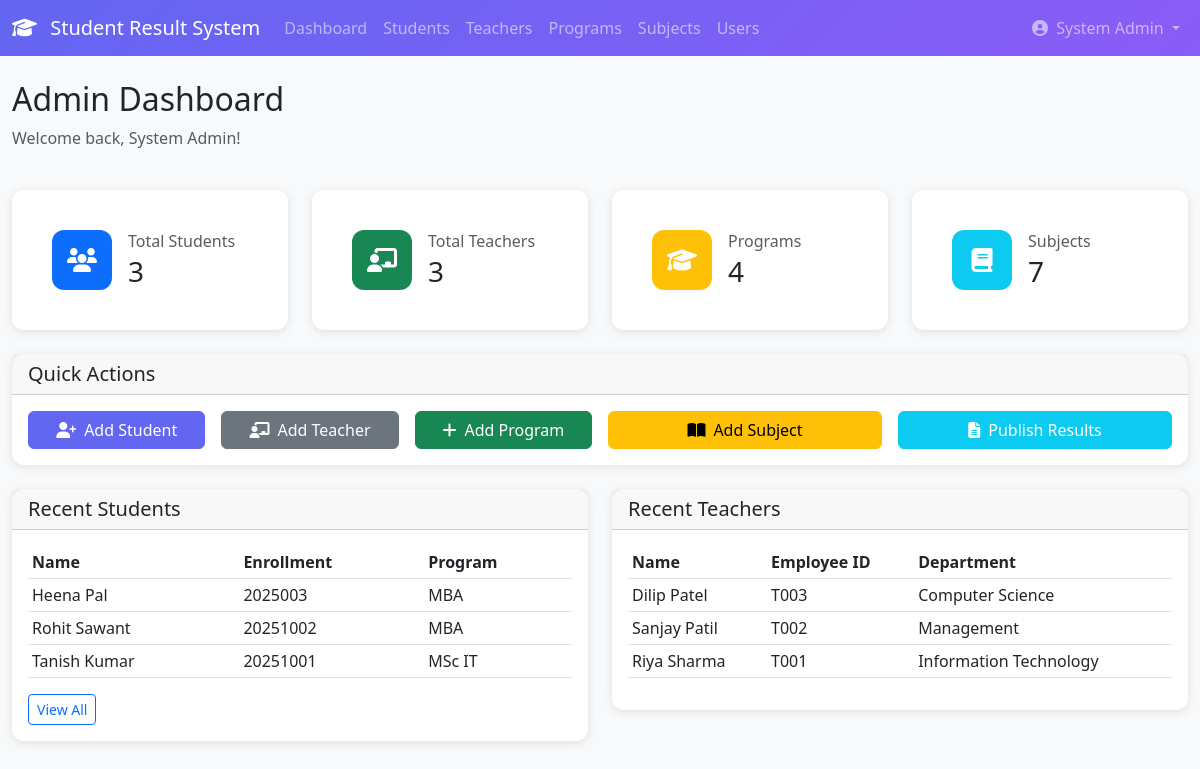
The page /admin-dashboard/ (signed in) on the database as committed earlier.
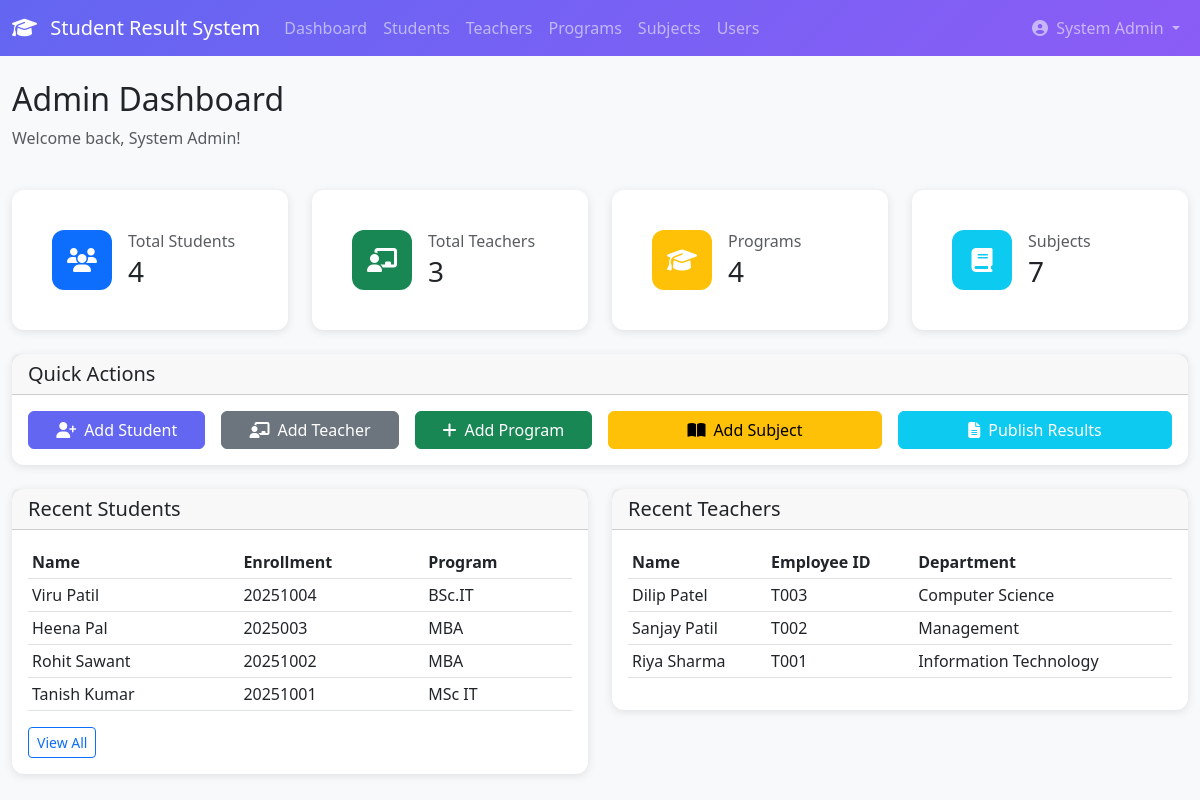
The same page on the database as committed later.
### students/models.py (models this page shows, shortened)
class Student(models.Model):
    GENDER_CHOICES = (
        ('Male', 'Male'),
        ('Female', 'Female'),
        ('Other', 'Other'),
    )
    BLOOD_GROUP_CHOICES = (
        ('A+', 'A+'),
        ('A-', 'A-'),
        ('B+', 'B+'),
        ('B-', 'B-'),
        ('AB+', 'AB+'),
        ('AB-', 'AB-'),
        ('O+', 'O+'),
        ('O-', 'O-'),
    )
    user = models.OneToOneField(
        User,
        on_delete=models.CASCADE,
        related_name='student_profile'
    )
    enrollment_number = models.CharField(
        max_length=20,
        unique=True,
        help_text='Unique enrollment number'
    )
    program = models.ForeignKey(
        Program,
        on_delete=models.PROTECT,
        related_name='students'
    )
    batch_year = models.IntegerField(
        validators=[MinValueValidator(2000), MaxValueValidator(2100)],
        help_text='Year of admission'
    )
    current_semester = models.IntegerField(
        default=1,
        validators=[MinValueValidator(1), MaxValueValidator(10)]
    )
    date_of_birth = models.DateField()
    gender = models.CharField(max_length=10, choices=GENDER_CHOICES)
    blood_group = models.CharField(
        max_length=3,
        choices=BLOOD_GROUP_CHOICES,
        blank=True,
        null=True
    )
    nationality = models.CharField(max_length=50, default='Indian')
    category = models.CharField(
        max_length=20,
        choices=(
            ('General', 'General'),
            ('OBC', 'OBC'),
            ('SC', 'SC'),
            ('ST', 'ST'),
            ('Other', 'Other'),
        ),
        default='General'
    )
    phone_regex = RegexValidator(
        regex=r'^\+?1?\d{9,15}$',
        message="Phone number must be entered in the format: '+999999999'."
    )
    personal_phone = models.CharField(
        validators=[phone_regex],
        max_length=17,
        help_text='Student\'s personal phone number'
    )
    personal_email = models.EmailField(blank=True, null=True)
    address = models.TextField()
    city = models.CharField(max_length=100)
    state = models.CharField(max_length=100)
    pincode = models.CharField(max_length=10)
    guardian_name = models.CharField(max_length=100)
    guardian_relation = models.CharField(
        max_length=50,
        default='Father',
        choices=(
            ('Father', 'Father'),
            ('Mother', 'Mother'),
            ('Guardian', 'Guardian'),
            ('Other', 'Other'),
        )
    )
    guardian_phone = models.CharField(
        validators=[phone_regex],
        max_length=17
    )
    guardian_email = models.EmailField(blank=True, null=True)
    guardian_occupation = models.CharField(max_length=100, blank=True)
    admission_date = models.DateField()
    admission_type = models.CharField(
        max_length=50,
        choices=(
            ('Regular', 'Regular'),
            ('Lateral Entry', 'Lateral Entry'),
            ('Management Quota', 'Management Quota'),
            ('NRI', 'NRI'),
        ),
        default='Regular'
    )
    previous_institution = models.CharField(max_length=200, blank=True)
    previous_degree = models.CharField(max_length=100, blank=True)
    previous_percentage = models.DecimalField(
        max_digits=5,
        decimal_places=2,
        blank=True,
        null=True
    )
    previous_passing_year = models.IntegerField(blank=True, null=True)
    photo = models.ImageField(
        upload_to='student_photos/',
        blank=True,
        null=True
    )
    id_proof = models.FileField(
        upload_to='student_documents/',
        blank=True,
        null=True,
        help_text='Aadhar/Passport/Driving License'
    )
    is_active = models.BooleanField(default=True)
    is_hostel_resident = models.BooleanField(default=False)
    is_scholarship_holder = models.BooleanField(default=False)
    created_at = models.DateTimeField(auto_now_add=True)
    updated_at = models.DateTimeField(auto_now=True)
    class Meta:
        db_table = 'students'
        ordering = ['-batch_year', 'enrollment_number']
        verbose_name = 'Student'
        verbose_name_plural = 'Students'
        indexes = [
            models.Index(fields=['enrollment_number']),
            models.Index(fields=['batch_year', 'program']),
        ]

### accounts/models.py (models this page shows, shortened)
class User(AbstractUser):
    ROLE_CHOICES = (
        ('admin', 'Admin'),
        ('teacher', 'Teacher'),
        ('student', 'Student'),
    )
    role = models.CharField(
        max_length=10,
        choices=ROLE_CHOICES,
        default='student'
    )
    phone_regex = RegexValidator(
        regex=r'^\+?1?\d{9,15}$',
        message="Phone number must be entered in the format: '+999999999'. Up to 15 digits allowed."
    )
    phone = models.CharField(
        validators=[phone_regex],
        max_length=17,
        blank=True,
        null=True
    )
    profile_picture = models.ImageField(
        upload_to='profiles/',
        blank=True,
        null=True,
        default='profiles/default.png'
    )
    address = models.TextField(blank=True, null=True)
    date_of_birth = models.DateField(blank=True, null=True)
    created_at = models.DateTimeField(auto_now_add=True)
    updated_at = models.DateTimeField(auto_now=True)
    is_verified = models.BooleanField(default=True)
    last_login_ip = models.GenericIPAddressField(blank=True, null=True)
    class Meta:
        db_table = 'users'
        ordering = ['-created_at']
    def get_full_name(self):
        full_name = f"{self.first_name} {self.last_name}"
        return full_name.strip() or self.username
    @property
    def is_admin(self):
        return self.role == 'admin'

### courses/models.py (models this page shows, shortened)
class Program(models.Model):
    name = models.CharField(max_length=50, unique=True)
    duration_years = models.IntegerField(default=2)
    total_semesters = models.IntegerField(default=4)
    description = models.TextField(blank=True)
    is_active = models.BooleanField(default=True)
    created_at = models.DateTimeField(auto_now_add=True)
    class Meta:
        db_table = 'programs'

### teachers/models.py (models this page shows, shortened)
class Teacher(models.Model):
    DESIGNATION_CHOICES = (
        ('Professor', 'Professor'),
        ('Associate Professor', 'Associate Professor'),
        ('Assistant Professor', 'Assistant Professor'),
        ('Lecturer', 'Lecturer'),
        ('Guest Faculty', 'Guest Faculty'),
        ('Visiting Faculty', 'Visiting Faculty'),
    )
    EMPLOYMENT_TYPE_CHOICES = (
        ('Full Time', 'Full Time'),
        ('Part Time', 'Part Time'),
        ('Contract', 'Contract'),
        ('Guest', 'Guest'),
    )
    user = models.OneToOneField(
        User,
        on_delete=models.CASCADE,
        related_name='teacher_profile'
    )
    employee_id = models.CharField(
        max_length=20,
        unique=True,
        help_text='Unique employee identification number'
    )
    department = models.CharField(max_length=100)
    designation = models.CharField(
        max_length=50,
        choices=DESIGNATION_CHOICES,
        default='Assistant Professor'
    )
    qualification = models.CharField(
        max_length=200,
        help_text='Highest qualification (e.g., Ph.D. in Computer Science)'
    )
    specialization = models.CharField(
        max_length=200,
        blank=True,
        help_text='Area of specialization'
    )
    experience_years = models.IntegerField(
        default=0,
        validators=[MinValueValidator(0)],
        help_text='Total years of teaching experience'
    )
    previous_institution = models.CharField(
        max_length=200,
        blank=True,
        help_text='Previous institution/company'
    )
    phone_regex = RegexValidator(
        regex=r'^\+?1?\d{9,15}$',
        message="Phone number must be entered in the format: '+999999999'."
    )
    office_phone = models.CharField(
        validators=[phone_regex],
        max_length=17,
        blank=True,
        null=True,
        help_text='Office phone extension'
    )
    personal_phone = models.CharField(
        validators=[phone_regex],
        max_length=17,
        help_text='Personal phone number'
    )
    personal_email = models.EmailField(blank=True, null=True)
    address = models.TextField()
    city = models.CharField(max_length=100)
    state = models.CharField(max_length=100)
    pincode = models.CharField(max_length=10)
    joining_date = models.DateField()
    employment_type = models.CharField(
        max_length=20,
        choices=EMPLOYMENT_TYPE_CHOICES,
        default='Full Time'
    )
    salary = models.DecimalField(
        max_digits=10,
        decimal_places=2,
        blank=True,
        null=True,
        help_text='Monthly salary'
    )
    subjects = models.ManyToManyField(
        Subject,
        related_name='teachers',
        blank=True,
        help_text='Subjects assigned to this teacher'
    )
    date_of_birth = models.DateField(blank=True, null=True)
    gender = models.CharField(
        max_length=10,
        choices=(
            ('Male', 'Male'),
            ('Female', 'Female'),
            ('Other', 'Other'),
        ),
        blank=True
    )
    blood_group = models.CharField(
        max_length=3,
        choices=(
            ('A+', 'A+'),
            ('A-', 'A-'),
            ('B+', 'B+'),
            ('B-', 'B-'),
            ('AB+', 'AB+'),
            ('AB-', 'AB-'),
            ('O+', 'O+'),
            ('O-', 'O-'),
        ),
        blank=True,
        null=True
    )
    nationality = models.CharField(max_length=50, default='Indian')
    photo = models.ImageField(
        upload_to='teacher_photos/',
        blank=True,
        null=True
    )
    resume = models.FileField(
        upload_to='teacher_documents/',
        blank=True,
        null=True,
        help_text='CV/Resume'
    )
    id_proof = models.FileField(
        upload_to='teacher_documents/',
        blank=True,
        null=True
    )
    research_interests = models.TextField(blank=True)
    publications_count = models.IntegerField(default=0)
    google_scholar_url = models.URLField(blank=True, null=True)
    linkedin_url = models.URLField(blank=True, null=True)
    is_active = models.BooleanField(default=True)
    is_hod = models.BooleanField(
        default=False,
        help_text='Is Head of Department'
    )
    can_approve_results = models.BooleanField(
        default=False,
        help_text='Can approve/publish results'
    )
    created_at = models.DateTimeField(auto_now_add=True)
    updated_at = models.DateTimeField(auto_now=True)
    class Meta:
        db_table = 'teachers'
        ordering = ['department', 'designation', 'user__first_name']
        verbose_name = 'Teacher'
        verbose_name_plural = 'Teachers'
        indexes = [
            models.Index(fields=['employee_id']),
            models.Index(fields=['department', 'designation']),
        ]

### accounts/views.py (the view)
# urls.py: path('admin-dashboard/', views.admin_dashboard, name='admin_dashboard'),
@login_required
@user_passes_test(is_admin)
def admin_dashboard(request):
    from students.models import Student
    from teachers.models import Teacher
    from courses.models import Program, Subject
    from results.models import SemesterResult
    total_students = Student.objects.filter(is_active=True).count()
    total_teachers = Teacher.objects.filter(is_active=True).count()
    total_programs = Program.objects.filter(is_active=True).count()
    total_subjects = Subject.objects.filter(is_active=True).count()
    recent_students = Student.objects.select_related('user').order_by('-id')[:5]
    recent_teachers = Teacher.objects.select_related('user').order_by('-id')[:5]
    total_users = User.objects.count()
    admin_users = User.objects.filter(role='admin').count()
    teacher_users = User.objects.filter(role='teacher').count()
    student_users = User.objects.filter(role='student').count()
    context = {
        'total_students': total_students,
        'total_teachers': total_teachers,
        'total_programs': total_programs,
        'total_subjects': total_subjects,
        'recent_students': recent_students,
        'recent_teachers': recent_teachers,
        'total_users': total_users,
        'admin_users': admin_users,
        'teacher_users': teacher_users,
        'student_users': student_users,
    }
    return render(request, 'accounts/admin_dashboard.html', context)

### accounts/views.py (called while the page is built)
def is_admin(user):
    return user.role == 'admin'

### accounts/templates/accounts/admin_dashboard.html (shortened to what the changed rows need)
{% extends 'base.html' %}
{% load static %}
{% block content %}
<div class="container-fluid py-4">
    <div class="row mb-4">
        <div class="col">
            <h2>Admin Dashboard</h2>
        </div>
    </div>
    <div class="row g-4 mb-4">
        <div class="col-md-3">
            <div class="card stat-card">
                <div class="card-body">
                    <div class="d-flex align-items-center">
                        <div>
                            <h6 class="text-muted mb-1">Total Students</h6>
                            <h3 class="mb-0">{{ total_students }}</h3>
                        </div>
                    </div>
                </div>
            </div>
        </div>
    </div>
    <div class="row g-4">
        <div class="col-md-6">
            <div class="card">
                <div class="card-body">
                    <div class="table-responsive">
                        <table class="table table-sm">
                            <thead>
                                <tr>
                                    <th>Name</th>
                                    <th>Enrollment</th>
                                    <th>Program</th>
                                </tr>
                            </thead>
                            <tbody>
                                {% for student in recent_students %}
                                <tr>
                                    <td>{{ student.user.get_full_name }}</td>
                                    <td>{{ student.enrollment_number }}</td>
                                    <td>{{ student.program.name }}</td>
                                </tr>
                                {% empty %}
                                <tr>
                                    <td colspan="3" class="text-center text-muted">No students yet</td>
                                </tr>
                                {% endfor %}
                            </tbody>
                        </table>
                    </div>
                </div>
            </div>
        </div>
        <div class="col-md-6">
            <div class="card">
                <div class="card-body">
                    <div class="table-responsive">
                        <table class="table table-sm">
                            <thead>
                                <tr>
                                    <th>Name</th>
                                    <th>Employee ID</th>
                                    <th>Department</th>
                                </tr>
                            </thead>
                            <tbody>
                                {% for teacher in recent_teachers %}
                                <tr>
                                    <td>{{ teacher.user.get_full_name }}</td>
                                    <td>{{ teacher.employee_id }}</td>
                                    <td>{{ teacher.department }}</td>
                                </tr>
                                {% empty %}
                                <tr>
                                    <td colspan="3" class="text-center text-muted">No teachers yet</td>
                                </tr>
                                {% endfor %}
                            </tbody>
                        </table>
                    </div>
                </div>
            </div>
        </div>
    </div>
</div>
{% endblock %}
{% block extra_css %}
<link rel="stylesheet" href="https://cdnjs.cloudflare.com/ajax/libs/font-awesome/6.4.0/css/all.min.css">
{% endblock %}

Rows that differ between the two databases and show on the page:
added Student: user.get_full_name "Viru Patil", enrollment_number "20251004", program.name "BSc.IT"
Other text that changed with them:
{{ total_students }}: "3" → "4"
